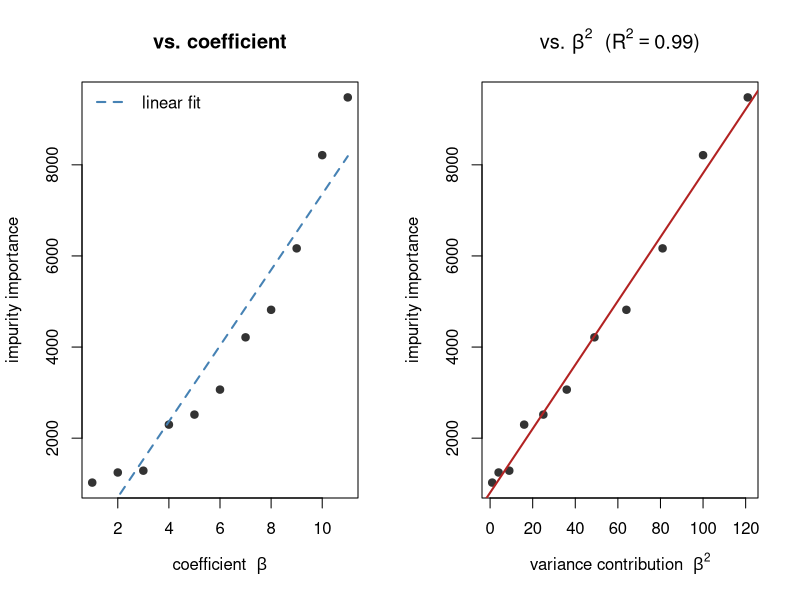
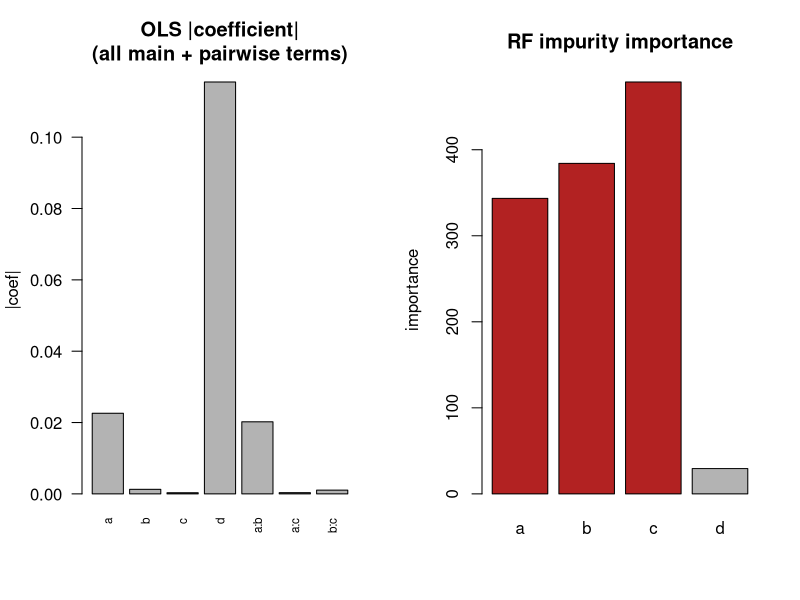
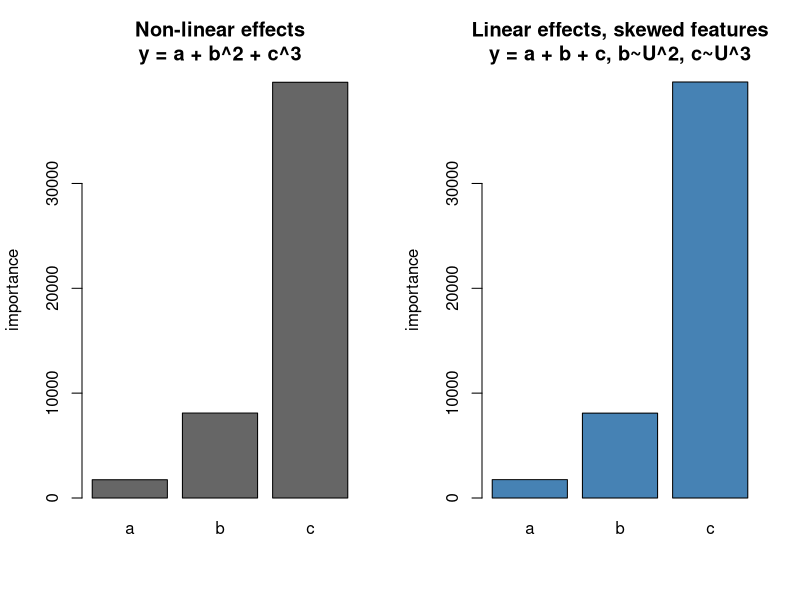

Write the R code that produced these figures, in order.
# Generate the figures used in paper/. Run after/with validate.R.
# R_LIBS_USER=./.rlib Rscript analysis/figures.R
suppressMessages({ library(tibble); library(ranger) })
dir.create("figures", showWarnings = FALSE)
imp <- function(m) ranger::importance(m)

## Fig 1: importance tracks variance contribution beta^2 * Var(X). Left: vs the
## coefficient (curved). Right: vs beta^2 (near-linear) -- importance is denominated
## in squared-coefficient (variance) units, not coefficient units.
set.seed(43); n <- 1000
eff <- 1:11
X <- as_tibble(setNames(lapply(eff, function(i) runif(n)), letters[1:11]))
X$y <- as.matrix(X) %*% eff
v <- as.numeric(imp(ranger(y ~ ., X, importance = "impurity", num.trees = 1000)))
r2 <- summary(lm(v ~ I(eff^2)))$r.squared
png("figures/fig1_superlinear.png", 900, 460, res = 110)
par(mfrow = c(1, 2))
plot(eff, v, pch = 19, col = "grey20", xlab = expression("coefficient  " * beta),
     ylab = "impurity importance", main = "vs. coefficient")
lines(eff, predict(lm(v ~ eff)), col = "steelblue", lwd = 2, lty = 2)
legend("topleft", "linear fit", col = "steelblue", lty = 2, lwd = 2, bty = "n")
plot(eff^2, v, pch = 19, col = "grey20", xlab = expression("variance contribution  " * beta^2),
     ylab = "impurity importance",
     main = bquote("vs. " * beta^2 * "  (" * R^2 == .(round(r2, 2)) * ")"))
abline(lm(v ~ I(eff^2)), col = "firebrick", lwd = 2)
dev.off()

## Fig 2: three-way parity interaction - OLS (even with all pairwise terms) blind,
## RF importance loads on the three interacting variables
set.seed(42); n <- 10000; ib <- function(n) round(runif(n))
df <- tibble(a = ib(n), b = ib(n), c = ib(n), d = ib(n), y = d/10 + (a + b + c) %% 2)
ols <- lm(y ~ (a + b + c)^2 + d, df)          # all main + pairwise terms
v <- imp(ranger(y ~ a + b + c + d, df, importance = "impurity", num.trees = 500))
names(v) <- c("a","b","c","d")
png("figures/fig2_interaction.png", 900, 420, res = 110)
par(mfrow = c(1,2))
oc <- abs(coef(ols)[-1])
barplot(oc, las = 2, cex.names = 0.7, col = "grey70",
        main = "OLS |coefficient|\n(all main + pairwise terms)", ylab = "|coef|")
barplot(v, col = c("firebrick","firebrick","firebrick","grey70"),
        main = "RF impurity importance", ylab = "importance")
dev.off()

## Fig 3: the confound - non-linear effects vs linear-effects-skewed-features
set.seed(42); n <- 10000
df_nl  <- tibble(a = 1+runif(n), b = 1+runif(n), c = 1+runif(n), y = a + b^2 + c^3)
set.seed(42)
df_inc <- tibble(a = 1+runif(n), b = (1+runif(n))^2, c = (1+runif(n))^3, y = a + b + c)
v_nl  <- imp(ranger(y ~ ., df_nl,  importance = "impurity", num.trees = 500))
v_inc <- imp(ranger(y ~ ., df_inc, importance = "impurity", num.trees = 500))
png("figures/fig3_confound.png", 900, 420, res = 110)
par(mfrow = c(1,2))
barplot(v_nl,  col = "grey40", main = "Non-linear effects\ny = a + b^2 + c^3", ylab = "importance", ylim = c(0, max(v_nl,v_inc)))
barplot(v_inc, col = "steelblue", main = "Linear effects, skewed features\ny = a + b + c, b~U^2, c~U^3", ylab = "importance", ylim = c(0, max(v_nl,v_inc)))
dev.off()

cat("wrote figures/fig1_superlinear.png fig2_interaction.png fig3_confound.png\n")
